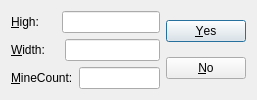
<?xml version="1.0" encoding="UTF-8"?>
<ui version="4.0">
 <class>customDialog</class>
 <widget class="QDialog" name="customDialog">
  <property name="geometry">
   <rect>
    <x>0</x>
    <y>0</y>
    <width>257</width>
    <height>96</height>
   </rect>
  </property>
  <property name="windowTitle">
   <string>Dialog</string>
  </property>
  <layout class="QGridLayout" name="gridLayout">
   <item row="0" column="0">
    <layout class="QHBoxLayout" name="horizontalLayout_3">
     <item>
      <widget class="QLabel" name="label">
       <property name="text">
        <string>&amp;High:     </string>
       </property>
       <property name="buddy">
        <cstring>highLineEdit</cstring>
       </property>
      </widget>
     </item>
     <item>
      <widget class="QLineEdit" name="highLineEdit"/>
     </item>
    </layout>
   </item>
   <item row="1" column="0">
    <layout class="QHBoxLayout" name="horizontalLayout_2">
     <item>
      <widget class="QLabel" name="label_2">
       <property name="text">
        <string>&amp;Width:    </string>
       </property>
       <property name="buddy">
        <cstring>widthLineEdit</cstring>
       </property>
      </widget>
     </item>
     <item>
      <widget class="QLineEdit" name="widthLineEdit"/>
     </item>
    </layout>
   </item>
   <item row="2" column="0">
    <layout class="QHBoxLayout" name="horizontalLayout">
     <item>
      <widget class="QLabel" name="label_3">
       <property name="text">
        <string>&amp;MineCount:</string>
       </property>
       <property name="buddy">
        <cstring>mineLineEdit</cstring>
       </property>
      </widget>
     </item>
     <item>
      <widget class="QLineEdit" name="mineLineEdit"/>
     </item>
    </layout>
   </item>
   <item row="0" column="1" rowspan="3">
    <layout class="QVBoxLayout" name="verticalLayout">
     <item>
      <widget class="QPushButton" name="yesPushButton">
       <property name="text">
        <string>&amp;Yes</string>
       </property>
      </widget>
     </item>
     <item>
      <widget class="QPushButton" name="noPushButton">
       <property name="text">
        <string>&amp;No</string>
       </property>
      </widget>
     </item>
    </layout>
   </item>
  </layout>
 </widget>
 <resources/>
 <connections>
  <connection>
   <sender>yesPushButton</sender>
   <signal>clicked()</signal>
   <receiver>customDialog</receiver>
   <slot>accept()</slot>
   <hints>
    <hint type="sourcelabel">
     <x>214</x>
     <y>32</y>
    </hint>
    <hint type="destinationlabel">
     <x>230</x>
     <y>10</y>
    </hint>
   </hints>
  </connection>
  <connection>
   <sender>noPushButton</sender>
   <signal>clicked()</signal>
   <receiver>customDialog</receiver>
   <slot>reject()</slot>
   <hints>
    <hint type="sourcelabel">
     <x>240</x>
     <y>70</y>
    </hint>
    <hint type="destinationlabel">
     <x>243</x>
     <y>50</y>
    </hint>
   </hints>
  </connection>
 </connections>
</ui>
